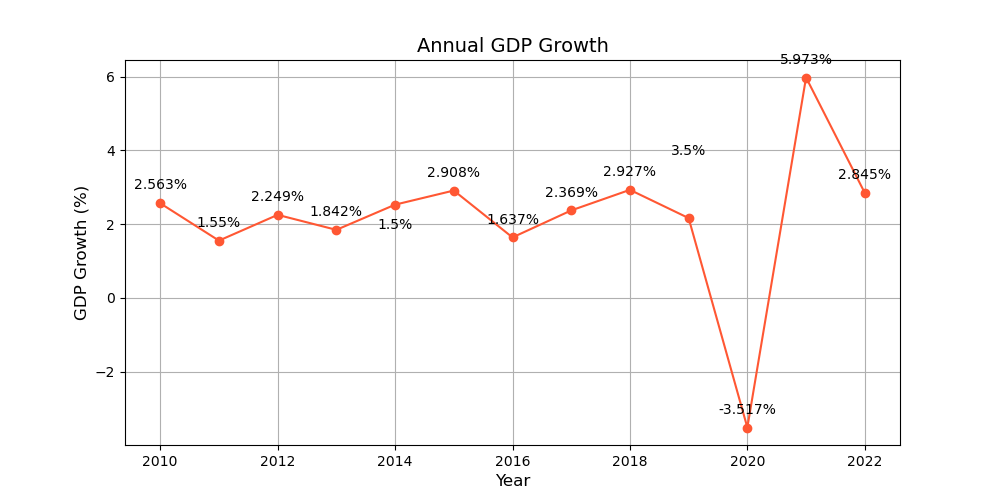

This chart was generated by the following Python code:

import matplotlib.pyplot as plt

# Data points
years = [2010, 2011, 2012, 2013, 2014, 2015, 2016, 2017, 2018, 2019, 2020, 2021, 2022]
gdp_growth = [2.563, 1.550, 2.249, 1.842, 2.525, 2.908, 1.637, 2.369, 2.927, 2.161, -3.517, 5.973, 2.845]

# Create figure and plot
fig, ax = plt.subplots(figsize=(10, 5))  # change width and height of the chart

# Change the color scheme using specific hex codes
ax.plot(years, gdp_growth, color='#FF5733', marker='o')  # Example color code and marker for each point

# Set the title and labels
ax.set_title('Annual GDP Growth', fontsize=14)  # Change the topic and headline of the chart
ax.set_xlabel('Year', fontsize=12)
ax.set_ylabel('GDP Growth (%)', fontsize=12)

# Change the trend of data (down/up/cross)
gdp_growth[4] = 1.5  # Changing value at the year 2014
gdp_growth[9] = 3.5  # Changing value at the year 2019

# Adding annotations/labels
for (year, growth) in zip(years, gdp_growth):
    ax.annotate(f'{growth}%', xy=(year, growth), textcoords="offset points", xytext=(0,10), ha='center')

plt.grid(True)  # Adding grid
plt.show()
